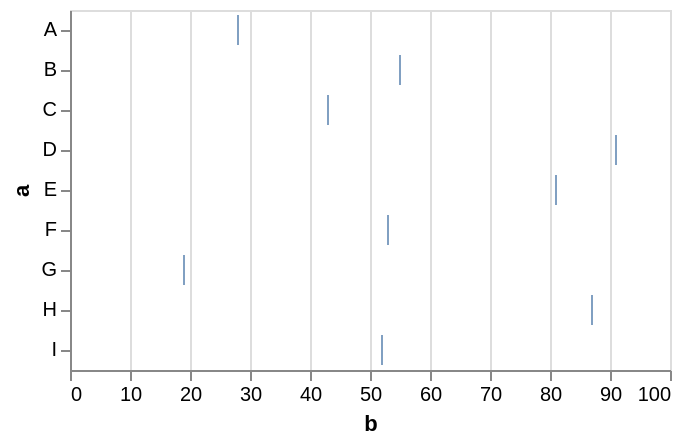

Describe this chart as a Vega-Lite specification.
### Vega-Lite specification from a JSON file in a GitHub repository (floating-point values rounded to 4 significant figures)
{"data": {"values": [{"a": "A", "b": 28, "c": 5, "g": "x"}, {"a": "B", "b": 55, "c": 9, "g": "y"}, {"a": "C", "b": 43, "c": 2, "g": "x"}, {"a": "D", "b": 91, "c": 7, "g": "y"}, {"a": "E", "b": 81, "c": 4, "g": "x"}, {"a": "F", "b": 53, "c": 6, "g": "y"}, {"a": "G", "b": 19, "c": 8, "g": "x"}, {"a": "H", "b": 87, "c": 1, "g": "y"}, {"a": "I", "b": 52, "c": 3, "g": "x"}]}, "mark": "tick", "encoding": {"x": {"field": "b", "type": "quantitative"}, "y": {"field": "a", "type": "nominal"}}}
